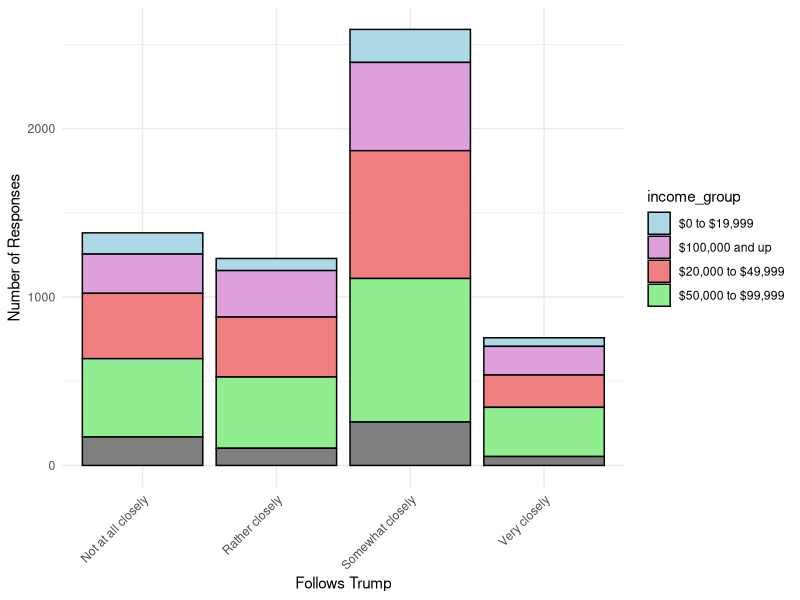
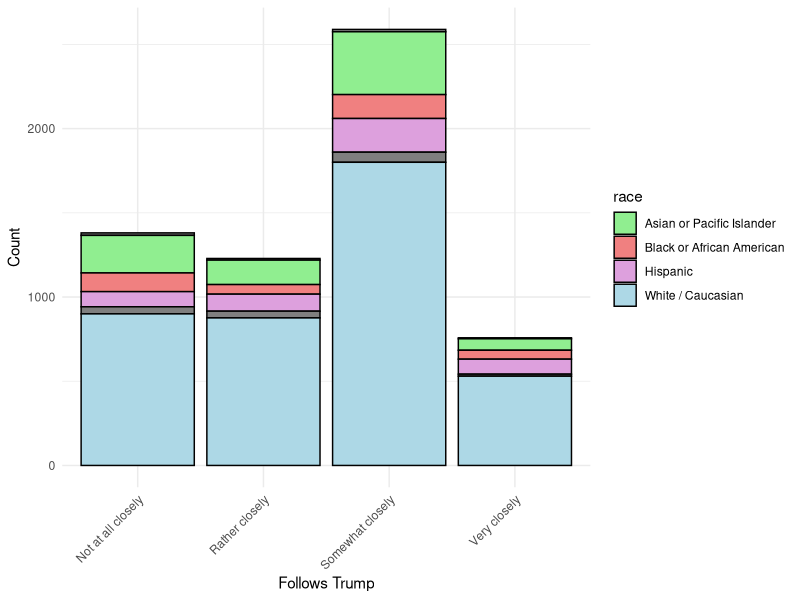
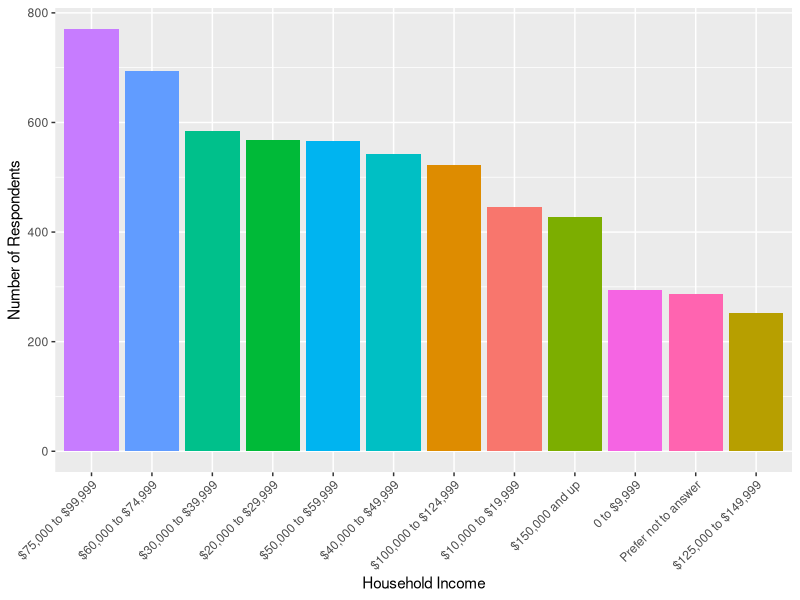
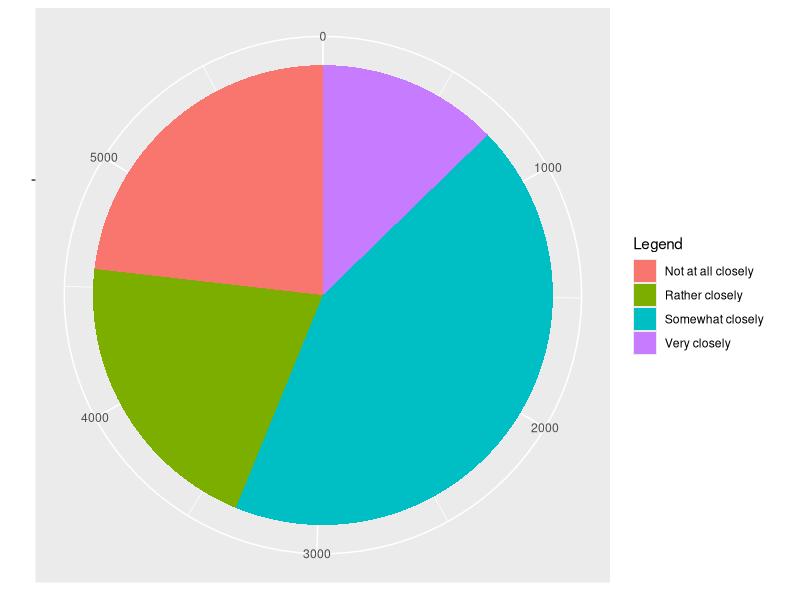

Write R code to recreate these figures, in order.
## ---- chunk 1
#| include: false
#| warning: false
#| message: false

library(tidyverse)
library(here)
library(knitr)
cleaned_data <- read_csv(here::here("outputs/data/analysis_data.csv"))

## ---- chunk 2
#| label: tbl-race_dist
#| tbl-cap: "Percentage of each Ethnicity from Responses in the facebook ad"
#| warning: false
#| message: false
#| echo: false
proportion_table <- cleaned_data %>%
  group_by(race) %>%
  summarise((proportion = n() / nrow(cleaned_data))*100) 
kable(proportion_table,
      col.names = c("Ethnicity", "Percentage of Responses")
)
## ---- chunk 3
#| label: fig-figure3
#| fig-cap: "Number of Respondents who follow Donald Trump at different levels by Household Income"
#| warning: false
#| message: false
#| echo: false

## Assisited by Chat GPT3.5 - view full chat in inputs/llms/usage.txt
#Decrease from 12 income groups to 4 
cleaned_data <- cleaned_data %>%
  mutate(income_group = case_when(
    hhld_inc %in% c("$0 to $9,999", "$10,000 to $19,999") ~ "$0 to $19,999",
    hhld_inc %in% c("$20,000 to $29,999", "$30,000 to $39,999", "$40,000 to $49,999") ~ "$20,000 to $49,999",
    hhld_inc %in% c("$50,000 to $59,999", "$60,000 to $74,999", "$75,000 to $99,999") ~ "$50,000 to $99,999",
    hhld_inc %in% c("$100,000 to $124,999", "$125,000 to $149,999", "$150,000 and up") ~ "$100,000 and up",
    TRUE ~ "Prefer not to answer"
  ))

ggplot(cleaned_data, aes(x = follow_trump, fill = income_group)) +
  geom_bar(position = 'stack', color = 'black', stat = 'count') +
  labs(x = "Follows Trump",
       y = "Number of Responses") +
  scale_fill_manual(values = c(
    "$0 to $19,999" = 'lightblue',
    "$20,000 to $49,999" = 'lightcoral',
    "$50,000 to $99,999" = 'lightgreen',
    "$100,000 and up" = 'plum',
    "Unknown or Prefer not to answer" = 'lightgrey'
  )) +
  theme_minimal() +
  theme(axis.text.x = element_text(angle = 45, hjust = 1)) 


## ---- chunk 4
#| label: fig-figure4
#| fig-cap: "Number of Respondents who follow Donald Trump at different levels by Race"
#| warning: false
#| message: false
#| echo: false
# Parts of this code from R-charts
#https://r-charts.com/part-whole/stacked-bar-chart-ggplot2/
# Assisted by Chat GPT3.5 - view full chat in inputs/llms/usage.txt
ggplot(cleaned_data, aes(x = follow_trump, fill = race)) +
  geom_bar(position = 'stack', color = 'black', stat = 'count') +
  labs(x = "Follows Trump",
       y = "Count") +
  scale_fill_manual(values = c('White / Caucasian' = 'lightblue', 'Black or African American' = 'lightcoral', 'Asian or Pacific Islander' = 'lightgreen', 'Hispanic' = 'plum',
                               'Other  (please specify)' = 'lightgoldenrodyellow')) +
  theme_minimal() +
  theme(axis.text.x = element_text(angle = 45, hjust = 1)) 

## ---- chunk 5
#| label: fig-figure1
#| fig-cap: "Distribution of Income from Responses in the facebook ad"
#| warning: false
#| message: false
#| echo: false

ggplot(cleaned_data, aes(x = reorder(hhld_inc, -table(hhld_inc)[hhld_inc]), fill = hhld_inc)) +
  geom_bar() +
  labs(x = "Household Income",
       y = "Number of Respondents") +
  theme(axis.text.x = element_text(angle = 45, hjust = 1)) +
  guides(fill = FALSE) # Parts of the code from Stack overflow 

## ---- chunk 6
#| label: fig-figure2
#| fig-cap: "How Closely People Follow Mr.Donald Trump from Responses in the facebook ad"
#| warning: false
#| message: false
#| echo: false

ggplot(cleaned_data, aes(x = "", fill = follow_trump)) +
  geom_bar() +
  coord_polar("y") +
  labs(fill = "Legend") +
  theme(axis.title = element_blank())


